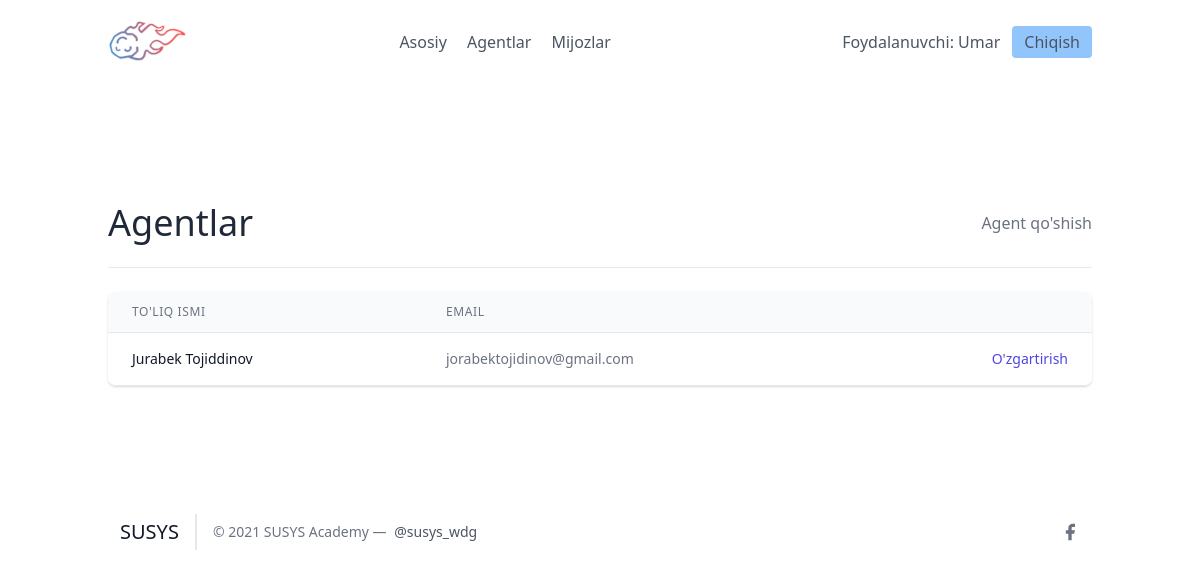
The app's page /agents/ (signed in) with its own data.
### leads/models.py (models this page shows, shortened)
class User(AbstractUser):
    is_organisor = models.BooleanField(default=True)
    is_agent = models.BooleanField(default=False)

class Agent(models.Model):
    user = models.OneToOneField(User, on_delete=models.CASCADE)
    organisation = models.ForeignKey(UserProfile, on_delete=models.CASCADE)

### agents/views.py (the view)
# urls.py: path('', AgentListView.as_view(), name="agent-list"),
class AgentListView(OrganiserAndLoginRequiredMixin, generic.ListView):
    template_name = "agents/agents_lists.html"
    def get_queryset(self):
        organisation = self.request.user.userprofile
        return Agent.objects.filter(organisation=organisation)

### agents/mixins.py (called while the page is built)
    def dispatch(self, request, *args, **kwargs):
        if not request.user.is_authenticated or not request.user.is_organisor:
            return redirect("login")
        return super().dispatch(request, *args, **kwargs)

### agents/templates/agents/agents_lists.html (shortened to what this page needs)
{% extends "base.html" %}
{% block content %}
    <section class="text-gray-700 body-font">
        <div class="container px-5 py-24 mx-auto flex flex-wrap">
            <div class="w-full mb-6 py-6 flex justify-between items-center border-b border-gray-200">
                <div>
                    <h1 class="text-4xl text-gray-800">Agentlar</h1>
                </div>
                <div>
                    <a class="text-gray-500 hover:text-blue-500" href="{% url 'agents:agent-create' %}">Agent qo'shish</a>
                </div>
            </div>
            <div class="flex flex-col w-full">
                <div class="-my-2 overflow-x-auto sm:-mx-6 lg:-mx-8">
                <div class="py-2 align-middle inline-block min-w-full sm:px-6 lg:px-8">
                    <div class="shadow overflow-hidden border-b border-gray-200 sm:rounded-lg">
                    <table class="min-w-full divide-y divide-gray-200">
                        <thead class="bg-gray-50">
                            <tr>
                                <th scope="col" class="px-6 py-3 text-left text-xs font-medium text-gray-500 uppercase tracking-wider">
                                To'liq ismi
                                </th>
                                <th scope="col" class="px-6 py-3 text-left text-xs font-medium text-gray-500 uppercase tracking-wider">
                                Email
                                </th>
                                <th scope="col" class="relative px-6 py-3">
                                </th>
                            </tr>
                        </thead>
                        <tbody>
                            {% for agent in object_list %}
                                <tr class="bg-white">
                                    <td class="px-6 py-4 whitespace-nowrap text-sm font-medium text-gray-900">
                                        {{ agent.user.first_name }} {{ agent.user.last_name }}
                                    </td>
                                    <td class="px-6 py-4 whitespace-nowrap text-sm text-gray-500">
                                        {{ agent.user.email }}
                                    </td>
                                    <td class="px-6 py-4 whitespace-nowrap text-right text-sm font-medium">
                                        <a href="{% url 'agents:agent-update' agent.pk %}" class="text-indigo-600 hover:text-indigo-900">
                                          O'zgartirish
                                        </a>
                                    </td>
                                </tr>
                            {% endfor %}
                        </tbody>
                    </table>
                    </div>
                </div>
                </div>
            </div>
        </div>
      </section>
{% endblock content %}

### frontend/details/navbar.html
{% load static %}
<header class="text-gray-600 body-font">
  <div class="container mx-auto flex flex-wrap p-5 flex-col md:flex-row items-center">
    <a class="flex title-font font-medium items-center text-gray-900 mb-4 md:mb-0">
      <img src="{% static 'images/logo.png' %}" style="width: 80px;" alt="Logo">
    </a>
    <nav class="md:ml-auto md:mr-auto flex flex-wrap items-center text-base justify-center">
      <a href="/" class="mr-5 hover:text-gray-900">Asosiy</a>
    {% if not request.user.is_authenticated %}
      </nav>
        <button class="inline-flex items-center bg-blue-300 border-0 py-1 px-3 focus:outline-none hover:bg-blue-200 rounded text-base mt-4 md:mt-0" style="margin-right: 20px">
          <a  href="{% url 'signup' %}">Ro'yxatdan o'tish
          </a>
        </button>
      {% else %}
      {% if request.user.is_organisor %}
        <a href="/agents/" class="mr-5 hover:text-gray-900">Agentlar</a>
      {% endif %}
        <a href="/leads/" class="mr-5 hover:text-gray-900">Mijozlar</a>
      </nav>
    {% endif %}
    {% if request.user.is_authenticated %}
      Foydalanuvchi: {{ request.user.username }}
      <button class="ml-3 inline-flex items-center bg-blue-300 border-0 py-1 px-3 focus:outline-none hover:bg-blue-200 rounded text-base mt-4 md:mt-0">
        <a  href="{% url 'logout' %}">Chiqish
        </a>
      </button>
    {% else %}
    <button class="inline-flex items-center bg-blue-300 border-0 py-1 px-3 focus:outline-none hover:bg-blue-200 rounded text-base mt-4 md:mt-0">
      <a href="{% url 'login' %}">Kirish
    </a>
    </button>
    {% endif %}
  </div>
</header>

### records on screen
User: user.username "Umar"
Agent: user.first_name "Jurabek", user.last_name "Tojiddinov", user.email "jorabektojidinov@gmail.com"
